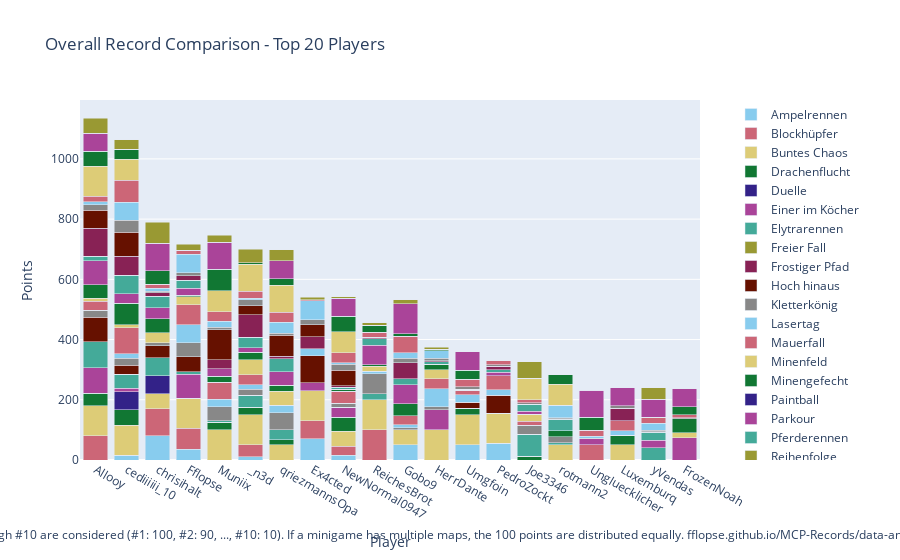

The notebook cell this image was saved under:
### Code cell
import plotly.graph_objects as go

# Sum all columns to get the total score
outDf['Total'] = outDf.sum(axis=1)

# Sort by total score and fill N/A values with 0
outDf = outDf.sort_values(by='Total', ascending=False).fillna(0)

# Crop to top 10 players
cropDf = outDf.head(20).copy()

# Drop the 'Total' column for plotting
cropDf = cropDf.drop(columns=['Total'])

# Create a color palette
color_palette = px.colors.qualitative.Safe

# Create the stacked bar plot
fig = go.Figure()

cropDf = remove_duplicate_columns(cropDf)

for column in cropDf.columns.difference(['Player']):
    fig.add_trace(go.Bar(
        x=cropDf.index,
        y=cropDf[column],
        name=column,
        marker_color=color_palette[len(fig.data) % len(color_palette)]
    ))

# Update layout
fig.update_layout(
    barmode='stack',
    title='Overall Record Comparison - Top 20 Players',
    xaxis=dict(title='Player'),
    yaxis=dict(title='Points'),
    #height=800,
    #width=1000,
    legend=dict(
        x=1.05,
        y=0.5,
        traceorder='normal',
        font=dict(size=12),
        bgcolor='rgba(255, 255, 255, 0)',
        bordercolor='rgba(0, 0, 0, 0)'
    ),
    margin=dict(r=200),  # Adjust right margin to make room for the legend
    annotations=[
        dict(
            x=0.5,
            y=-0.235,
            xref='paper',
            yref='paper',
            text='Max 100 points per minigame. Records #1 through #10 are considered (#1: 100, #2: 90, ..., #10: 10). If a minigame has multiple maps, the 100 points are distributed equally. fflopse.github.io/MCP-Records/data-analysis/global-ranking.ipynb',
            showarrow=False,
            font=dict(size=12),
            xanchor='center'
        )
    ]
)

fig.show()

# save the plot as an html file

fig.write_html('out/overall_record_comparison.html')

### Figure 1 — Plotly figure (JSON) as saved in the notebook; plotly's stock layout.template omitted (floating-point values rounded to 4 significant figures)
{"data": [{"marker": {"color": "rgb(136, 204, 238)"}, "name": "Ampelrennen", "type": "bar", "x": ["Allooy", "cediiiiii_10", "chrisihalt", "Fflopse", "Muniix", "_n3d", "qriezmannsOpa", "Ex4cted", "NewNormal0947", "ReichesBrot", "Gobo9", "HerrDante", "Umgfoin", "PedroZockt", "Joe3346", "rotmann2", "Ungluecklicher", "Luxemburq", "yVendas", "FrozenNoah"], "y": [0.0, 15.0, 80.0, 35.0, 0.0, 10.0, 0.0, 70.0, 15.0, 0.0, 50.0, 0.0, 50.0, 55.0, 0.0, 0.0, 0.0, 0.0, 0.0, 0.0]}, {"marker": {"color": "rgb(204, 102, 119)"}, "name": "Blockhüpfer", "type": "bar", "x": ["Allooy", "cediiiiii_10", "chrisihalt", "Fflopse", "Muniix", "_n3d", "qriezmannsOpa", "Ex4cted", "NewNormal0947", "ReichesBrot", "Gobo9", "HerrDante", "Umgfoin", "PedroZockt", "Joe3346", "rotmann2", "Ungluecklicher", "Luxemburq", "yVendas", "FrozenNoah"], "y": [80.0, 0.0, 90.0, 70.0, 0.0, 40.0, 0.0, 60.0, 30.0, 100.0, 0.0, 0.0, 0.0, 0.0, 0.0, 0.0, 50.0, 0.0, 0.0, 0.0]}, {"marker": {"color": "rgb(221, 204, 119)"}, "name": "Buntes Chaos", "type": "bar", "x": ["Allooy", "cediiiiii_10", "chrisihalt", "Fflopse", "Muniix", "_n3d", "qriezmannsOpa", "Ex4cted", "NewNormal0947", "ReichesBrot", "Gobo9", "HerrDante", "Umgfoin", "PedroZockt", "Joe3346", "rotmann2", "Ungluecklicher", "Luxemburq", "yVendas", "FrozenNoah"], "y": [100.0, 100.0, 50.0, 100.0, 100.0, 100.0, 50.0, 100.0, 50.0, 100.0, 50.0, 100.0, 100.0, 100.0, 0.0, 50.0, 0.0, 50.0, 0.0, 0.0]}, {"marker": {"color": "rgb(17, 119, 51)"}, "name": "Drachenflucht", "type": "bar", "x": ["Allooy", "cediiiiii_10", "chrisihalt", "Fflopse", "Muniix", "_n3d", "qriezmannsOpa", "Ex4cted", "NewNormal0947", "ReichesBrot", "Gobo9", "HerrDante", "Umgfoin", "PedroZockt", "Joe3346", "rotmann2", "Ungluecklicher", "Luxemburq", "yVendas", "FrozenNoah"], "y": [42.5, 52.5, 0.0, 0.0, 25.0, 25.0, 17.5, 0.0, 47.5, 0.0, 0.0, 0.0, 22.5, 0.0, 12.5, 0.0, 0.0, 32.5, 0.0, 0.0]}, {"marker": {"color": "rgb(51, 34, 136)"}, "name": "Duelle", "type": "bar", "x": ["Allooy", "cediiiiii_10", "chrisihalt", "Fflopse", "Muniix", "_n3d", "qriezmannsOpa", "Ex4cted", "NewNormal0947", "ReichesBrot", "Gobo9", "HerrDante", "Umgfoin", "PedroZockt", "Joe3346", "rotmann2", "Ungluecklicher", "Luxemburq", "yVendas", "FrozenNoah"], "y": [0.0, 60.0, 60.0, 0.0, 0.0, 0.0, 0.0, 0.0, 0.0, 0.0, 0.0, 0.0, 0.0, 0.0, 0.0, 0.0, 0.0, 0.0, 0.0, 0.0]}, {"marker": {"color": "rgb(170, 68, 153)"}, "name": "Einer im Köcher", "type": "bar", "x": ["Allooy", "cediiiiii_10", "chrisihalt", "Fflopse", "Muniix", "_n3d", "qriezmannsOpa", "Ex4cted", "NewNormal0947", "ReichesBrot", "Gobo9", "HerrDante", "Umgfoin", "PedroZockt", "Joe3346", "rotmann2", "Ungluecklicher", "Luxemburq", "yVendas", "FrozenNoah"], "y": [83.33, 10.0, 0.0, 80.0, 0.0, 0.0, 0.0, 26.67, 33.33, 0.0, 0.0, 66.67, 0.0, 0.0, 0.0, 0.0, 20.0, 0.0, 0.0, 73.33]}, {"marker": {"color": "rgb(68, 170, 153)"}, "name": "Elytrarennen", "type": "bar", "x": ["Allooy", "cediiiiii_10", "chrisihalt", "Fflopse", "Muniix", "_n3d", "qriezmannsOpa", "Ex4cted", "NewNormal0947", "ReichesBrot", "Gobo9", "HerrDante", "Umgfoin", "PedroZockt", "Joe3346", "rotmann2", "Ungluecklicher", "Luxemburq", "yVendas", "FrozenNoah"], "y": [87.5, 47.5, 60.0, 7.5, 5.0, 40.0, 32.5, 0.0, 0.0, 20.0, 0.0, 0.0, 0.0, 0.0, 72.5, 7.5, 0.0, 0.0, 40.0, 0.0]}, {"marker": {"color": "rgb(153, 153, 51)"}, "name": "Freier Fall", "type": "bar", "x": ["Allooy", "cediiiiii_10", "chrisihalt", "Fflopse", "Muniix", "_n3d", "qriezmannsOpa", "Ex4cted", "NewNormal0947", "ReichesBrot", "Gobo9", "HerrDante", "Umgfoin", "PedroZockt", "Joe3346", "rotmann2", "Ungluecklicher", "Luxemburq", "yVendas", "FrozenNoah"], "y": [0.0, 0.0, 0.0, 0.0, 0.0, 0.0, 0.0, 0.0, 0.0, 0.0, 0.0, 0.0, 0.0, 0.0, 0.0, 0.0, 0.0, 0.0, 0.0, 0.0]}, {"marker": {"color": "rgb(136, 34, 85)"}, "name": "Frostiger Pfad", "type": "bar", "x": ["Allooy", "cediiiiii_10", "chrisihalt", "Fflopse", "Muniix", "_n3d", "qriezmannsOpa", "Ex4cted", "NewNormal0947", "ReichesBrot", "Gobo9", "HerrDante", "Umgfoin", "PedroZockt", "Joe3346", "rotmann2", "Ungluecklicher", "Luxemburq", "yVendas", "FrozenNoah"], "y": [0.0, 0.0, 0.0, 0.0, 0.0, 0.0, 0.0, 0.0, 0.0, 0.0, 0.0, 0.0, 0.0, 0.0, 0.0, 0.0, 0.0, 0.0, 0.0, 0.0]}, {"marker": {"color": "rgb(102, 17, 0)"}, "name": "Hoch hinaus", "type": "bar", "x": ["Allooy", "cediiiiii_10", "chrisihalt", "Fflopse", "Muniix", "_n3d", "qriezmannsOpa", "Ex4cted", "NewNormal0947", "ReichesBrot", "Gobo9", "HerrDante", "Umgfoin", "PedroZockt", "Joe3346", "rotmann2", "Ungluecklicher", "Luxemburq", "yVendas", "FrozenNoah"], "y": [80.0, 30.0, 40.0, 50.0, 0.0, 0.0, 0.0, 90.0, 0.0, 0.0, 0.0, 0.0, 20.0, 60.0, 0.0, 0.0, 0.0, 0.0, 0.0, 0.0]}, {"marker": {"color": "rgb(136, 136, 136)"}, "name": "Kletterkönig", "type": "bar", "x": ["Allooy", "cediiiiii_10", "chrisihalt", "Fflopse", "Muniix", "_n3d", "qriezmannsOpa", "Ex4cted", "NewNormal0947", "ReichesBrot", "Gobo9", "HerrDante", "Umgfoin", "PedroZockt", "Joe3346", "rotmann2", "Ungluecklicher", "Luxemburq", "yVendas", "FrozenNoah"], "y": [23.33, 23.33, 10.0, 46.67, 46.67, 20.0, 56.67, 0.0, 13.33, 66.67, 6.667, 10.0, 0.0, 0.0, 30.0, 20.0, 0.0, 0.0, 0.0, 0.0]}, {"marker": {"color": "rgb(136, 204, 238)"}, "name": "Lasertag", "type": "bar", "x": ["Allooy", "cediiiiii_10", "chrisihalt", "Fflopse", "Muniix", "_n3d", "qriezmannsOpa", "Ex4cted", "NewNormal0947", "ReichesBrot", "Gobo9", "HerrDante", "Umgfoin", "PedroZockt", "Joe3346", "rotmann2", "Ungluecklicher", "Luxemburq", "yVendas", "FrozenNoah"], "y": [0.0, 15.0, 0.0, 60.0, 25.0, 15.0, 25.0, 22.5, 0.0, 7.5, 10.0, 60.0, 25.0, 17.5, 0.0, 0.0, 0.0, 15.0, 0.0, 0.0]}, {"marker": {"color": "rgb(204, 102, 119)"}, "name": "Mauerfall", "type": "bar", "x": ["Allooy", "cediiiiii_10", "chrisihalt", "Fflopse", "Muniix", "_n3d", "qriezmannsOpa", "Ex4cted", "NewNormal0947", "ReichesBrot", "Gobo9", "HerrDante", "Umgfoin", "PedroZockt", "Joe3346", "rotmann2", "Ungluecklicher", "Luxemburq", "yVendas", "FrozenNoah"], "y": [30.0, 86.67, 0.0, 66.67, 56.67, 33.33, 0.0, 0.0, 40.0, 0.0, 30.0, 33.33, 13.33, 46.67, 13.33, 0.0, 0.0, 33.33, 0.0, 0.0]}, {"marker": {"color": "rgb(221, 204, 119)"}, "name": "Minenfeld", "type": "bar", "x": ["Allooy", "cediiiiii_10", "chrisihalt", "Fflopse", "Muniix", "_n3d", "qriezmannsOpa", "Ex4cted", "NewNormal0947", "ReichesBrot", "Gobo9", "HerrDante", "Umgfoin", "PedroZockt", "Joe3346", "rotmann2", "Ungluecklicher", "Luxemburq", "yVendas", "FrozenNoah"], "y": [10.0, 10.0, 33.33, 26.67, 0.0, 50.0, 46.67, 0.0, 0.0, 16.67, 0.0, 30.0, 0.0, 0.0, 23.33, 0.0, 0.0, 0.0, 0.0, 16.67]}, {"marker": {"color": "rgb(17, 119, 51)"}, "name": "Minengefecht", "type": "bar", "x": ["Allooy", "cediiiiii_10", "chrisihalt", "Fflopse", "Muniix", "_n3d", "qriezmannsOpa", "Ex4cted", "NewNormal0947", "ReichesBrot", "Gobo9", "HerrDante", "Umgfoin", "PedroZockt", "Joe3346", "rotmann2", "Ungluecklicher", "Luxemburq", "yVendas", "FrozenNoah"], "y": [45.0, 70.0, 45.0, 5.0, 20.0, 25.0, 20.0, 0.0, 5.0, 5.0, 40.0, 17.5, 0.0, 0.0, 0.0, 20.0, 0.0, 0.0, 0.0, 47.5]}, {"marker": {"color": "rgb(51, 34, 136)"}, "name": "Paintball", "type": "bar", "x": ["Allooy", "cediiiiii_10", "chrisihalt", "Fflopse", "Muniix", "_n3d", "qriezmannsOpa", "Ex4cted", "NewNormal0947", "ReichesBrot", "Gobo9", "HerrDante", "Umgfoin", "PedroZockt", "Joe3346", "rotmann2", "Ungluecklicher", "Luxemburq", "yVendas", "FrozenNoah"], "y": [0.0, 0.0, 0.0, 0.0, 0.0, 0.0, 0.0, 0.0, 0.0, 0.0, 0.0, 0.0, 0.0, 0.0, 0.0, 0.0, 0.0, 0.0, 0.0, 0.0]}, {"marker": {"color": "rgb(170, 68, 153)"}, "name": "Parkour", "type": "bar", "x": ["Allooy", "cediiiiii_10", "chrisihalt", "Fflopse", "Muniix", "_n3d", "qriezmannsOpa", "Ex4cted", "NewNormal0947", "ReichesBrot", "Gobo9", "HerrDante", "Umgfoin", "PedroZockt", "Joe3346", "rotmann2", "Ungluecklicher", "Luxemburq", "yVendas", "FrozenNoah"], "y": [80.0, 32.5, 37.5, 22.5, 25.0, 15.0, 45.0, 0.0, 0.0, 65.0, 62.5, 0.0, 0.0, 12.5, 10.0, 0.0, 0.0, 0.0, 25.0, 0.0]}, {"marker": {"color": "rgb(68, 170, 153)"}, "name": "Pferderennen", "type": "bar", "x": ["Allooy", "cediiiiii_10", "chrisihalt", "Fflopse", "Muniix", "_n3d", "qriezmannsOpa", "Ex4cted", "NewNormal0947", "ReichesBrot", "Gobo9", "HerrDante", "Umgfoin", "PedroZockt", "Joe3346", "rotmann2", "Ungluecklicher", "Luxemburq", "yVendas", "FrozenNoah"], "y": [15.0, 61.67, 38.33, 26.67, 0.0, 35.0, 43.33, 0.0, 6.667, 21.67, 20.0, 8.333, 3.333, 8.333, 23.33, 38.33, 0.0, 0.0, 26.67, 0.0]}, {"marker": {"color": "rgb(153, 153, 51)"}, "name": "Reihenfolge", "type": "bar", "x": ["Allooy", "cediiiiii_10", "chrisihalt", "Fflopse", "Muniix", "_n3d", "qriezmannsOpa", "Ex4cted", "NewNormal0947", "ReichesBrot", "Gobo9", "HerrDante", "Umgfoin", "PedroZockt", "Joe3346", "rotmann2", "Ungluecklicher", "Luxemburq", "yVendas", "FrozenNoah"], "y": [0.0, 0.0, 0.0, 0.0, 0.0, 0.0, 0.0, 0.0, 0.0, 0.0, 0.0, 0.0, 0.0, 0.0, 0.0, 0.0, 0.0, 0.0, 0.0, 0.0]}, {"marker": {"color": "rgb(136, 34, 85)"}, "name": "Replika", "type": "bar", "x": ["Allooy", "cediiiiii_10", "chrisihalt", "Fflopse", "Muniix", "_n3d", "qriezmannsOpa", "Ex4cted", "NewNormal0947", "ReichesBrot", "Gobo9", "HerrDante", "Umgfoin", "PedroZockt", "Joe3346", "rotmann2", "Ungluecklicher", "Luxemburq", "yVendas", "FrozenNoah"], "y": [92.65, 61.71, 11.79, 15.73, 29.32, 74.36, 7.778, 39.74, 6.496, 3.248, 54.44, 3.675, 0.1709, 11.71, 0.0, 0.7692, 0.4274, 40.26, 2.821, 0.0]}, {"marker": {"color": "rgb(102, 17, 0)"}, "name": "Runterpurzeln", "type": "bar", "x": ["Allooy", "cediiiiii_10", "chrisihalt", "Fflopse", "Muniix", "_n3d", "qriezmannsOpa", "Ex4cted", "NewNormal0947", "ReichesBrot", "Gobo9", "HerrDante", "Umgfoin", "PedroZockt", "Joe3346", "rotmann2", "Ungluecklicher", "Luxemburq", "yVendas", "FrozenNoah"], "y": [60.0, 80.0, 0.0, 0.0, 100.0, 30.0, 70.0, 40.0, 50.0, 0.0, 0.0, 0.0, 0.0, 0.0, 0.0, 0.0, 0.0, 0.0, 0.0, 0.0]}, {"marker": {"color": "rgb(136, 136, 136)"}, "name": "Sammelwahn", "type": "bar", "x": ["Allooy", "cediiiiii_10", "chrisihalt", "Fflopse", "Muniix", "_n3d", "qriezmannsOpa", "Ex4cted", "NewNormal0947", "ReichesBrot", "Gobo9", "HerrDante", "Umgfoin", "PedroZockt", "Joe3346", "rotmann2", "Ungluecklicher", "Luxemburq", "yVendas", "FrozenNoah"], "y": [18.14, 39.53, 4.884, 10.23, 8.605, 19.53, 6.279, 17.67, 20.93, 2.093, 15.12, 8.14, 9.535, 4.651, 5.814, 4.419, 1.163, 9.535, 4.419, 2.326]}, {"marker": {"color": "rgb(136, 204, 238)"}, "name": "Schießstand", "type": "bar", "x": ["Allooy", "cediiiiii_10", "chrisihalt", "Fflopse", "Muniix", "_n3d", "qriezmannsOpa", "Ex4cted", "NewNormal0947", "ReichesBrot", "Gobo9", "HerrDante", "Umgfoin", "PedroZockt", "Joe3346", "rotmann2", "Ungluecklicher", "Luxemburq", "yVendas", "FrozenNoah"], "y": [10.0, 60.0, 10.0, 60.0, 20.0, 5.0, 37.5, 62.5, 5.0, 0.0, 17.5, 25.0, 0.0, 0.0, 0.0, 40.0, 7.5, 0.0, 22.5, 0.0]}, {"marker": {"color": "rgb(204, 102, 119)"}, "name": "Skywars", "type": "bar", "x": ["Allooy", "cediiiiii_10", "chrisihalt", "Fflopse", "Muniix", "_n3d", "qriezmannsOpa", "Ex4cted", "NewNormal0947", "ReichesBrot", "Gobo9", "HerrDante", "Umgfoin", "PedroZockt", "Joe3346", "rotmann2", "Ungluecklicher", "Luxemburq", "yVendas", "FrozenNoah"], "y": [18.33, 73.33, 13.33, 13.33, 31.67, 23.33, 31.67, 3.333, 33.33, 16.67, 55.0, 0.0, 25.0, 13.33, 10.0, 0.0, 20.0, 0.0, 20.0, 10.0]}, {"marker": {"color": "rgb(221, 204, 119)"}, "name": "Spleef", "type": "bar", "x": ["Allooy", "cediiiiii_10", "chrisihalt", "Fflopse", "Muniix", "_n3d", "qriezmannsOpa", "Ex4cted", "NewNormal0947", "ReichesBrot", "Gobo9", "HerrDante", "Umgfoin", "PedroZockt", "Joe3346", "rotmann2", "Ungluecklicher", "Luxemburq", "yVendas", "FrozenNoah"], "y": [100.0, 70.0, 0.0, 0.0, 70.0, 90.0, 90.0, 0.0, 70.0, 0.0, 0.0, 0.0, 0.0, 0.0, 70.0, 70.0, 0.0, 0.0, 0.0, 0.0]}, {"marker": {"color": "rgb(17, 119, 51)"}, "name": "Survivalgames", "type": "bar", "x": ["Allooy", "cediiiiii_10", "chrisihalt", "Fflopse", "Muniix", "_n3d", "qriezmannsOpa", "Ex4cted", "NewNormal0947", "ReichesBrot", "Gobo9", "HerrDante", "Umgfoin", "PedroZockt", "Joe3346", "rotmann2", "Ungluecklicher", "Luxemburq", "yVendas", "FrozenNoah"], "y": [50.0, 32.5, 45.0, 0.0, 70.0, 5.0, 22.5, 0.0, 50.0, 22.5, 7.5, 5.0, 30.0, 0.0, 0.0, 32.5, 42.5, 0.0, 0.0, 27.5]}, {"marker": {"color": "rgb(51, 34, 136)"}, "name": "Todeswürfel", "type": "bar", "x": ["Allooy", "cediiiiii_10", "chrisihalt", "Fflopse", "Muniix", "_n3d", "qriezmannsOpa", "Ex4cted", "NewNormal0947", "ReichesBrot", "Gobo9", "HerrDante", "Umgfoin", "PedroZockt", "Joe3346", "rotmann2", "Ungluecklicher", "Luxemburq", "yVendas", "FrozenNoah"], "y": [0.0, 0.0, 0.0, 0.0, 0.0, 0.0, 0.0, 0.0, 0.0, 0.0, 0.0, 0.0, 0.0, 0.0, 0.0, 0.0, 0.0, 0.0, 0.0, 0.0]}, {"marker": {"color": "rgb(170, 68, 153)"}, "name": "Turmroulette", "type": "bar", "x": ["Allooy", "cediiiiii_10", "chrisihalt", "Fflopse", "Muniix", "_n3d", "qriezmannsOpa", "Ex4cted", "NewNormal0947", "ReichesBrot", "Gobo9", "HerrDante", "Umgfoin", "PedroZockt", "Joe3346", "rotmann2", "Ungluecklicher", "Luxemburq", "yVendas", "FrozenNoah"], "y": [60.0, 0.0, 90.0, 0.0, 90.0, 0.0, 60.0, 0.0, 60.0, 0.0, 100.0, 0.0, 60.0, 0.0, 0.0, 0.0, 90.0, 60.0, 60.0, 60.0]}, {"marker": {"color": "rgb(68, 170, 153)"}, "name": "Waffenfolge", "type": "bar", "x": ["Allooy", "cediiiiii_10", "chrisihalt", "Fflopse", "Muniix", "_n3d", "qriezmannsOpa", "Ex4cted", "NewNormal0947", "ReichesBrot", "Gobo9", "HerrDante", "Umgfoin", "PedroZockt", "Joe3346", "rotmann2", "Ungluecklicher", "Luxemburq", "yVendas", "FrozenNoah"], "y": [0.0, 0.0, 0.0, 0.0, 0.0, 0.0, 0.0, 0.0, 0.0, 0.0, 0.0, 0.0, 0.0, 0.0, 0.0, 0.0, 0.0, 0.0, 0.0, 0.0]}, {"marker": {"color": "rgb(153, 153, 51)"}, "name": "Wettrennen", "type": "bar", "x": ["Allooy", "cediiiiii_10", "chrisihalt", "Fflopse", "Muniix", "_n3d", "qriezmannsOpa", "Ex4cted", "NewNormal0947", "ReichesBrot", "Gobo9", "HerrDante", "Umgfoin", "PedroZockt", "Joe3346", "rotmann2", "Ungluecklicher", "Luxemburq", "yVendas", "FrozenNoah"], "y": [50.0, 32.0, 70.0, 20.0, 24.0, 44.0, 36.0, 8.0, 6.0, 8.0, 14.0, 6.0, 0.0, 0.0, 56.0, 0.0, 0.0, 0.0, 38.0, 0.0]}], "layout": {"annotations": [{"font": {"size": 12}, "showarrow": false, "text": "Max 100 points per minigame. Records #1 through #10 are considered (#1: 100, #2: 90, ..., #10: 10). If a minigame has multiple maps, the 100 points are distributed equally. fflopse.github.io/MCP-Records/data-analysis/global-ranking.ipynb", "x": 0.5, "xanchor": "center", "xref": "paper", "y": -0.235, "yref": "paper"}], "barmode": "stack", "legend": {"bgcolor": "rgba(255, 255, 255, 0)", "bordercolor": "rgba(0, 0, 0, 0)", "font": {"size": 12}, "traceorder": "normal", "x": 1.05, "y": 0.5}, "margin": {"r": 200}, "title": {"text": "Overall Record Comparison - Top 20 Players"}, "xaxis": {"title": {"text": "Player"}}, "yaxis": {"title": {"text": "Points"}}}}
